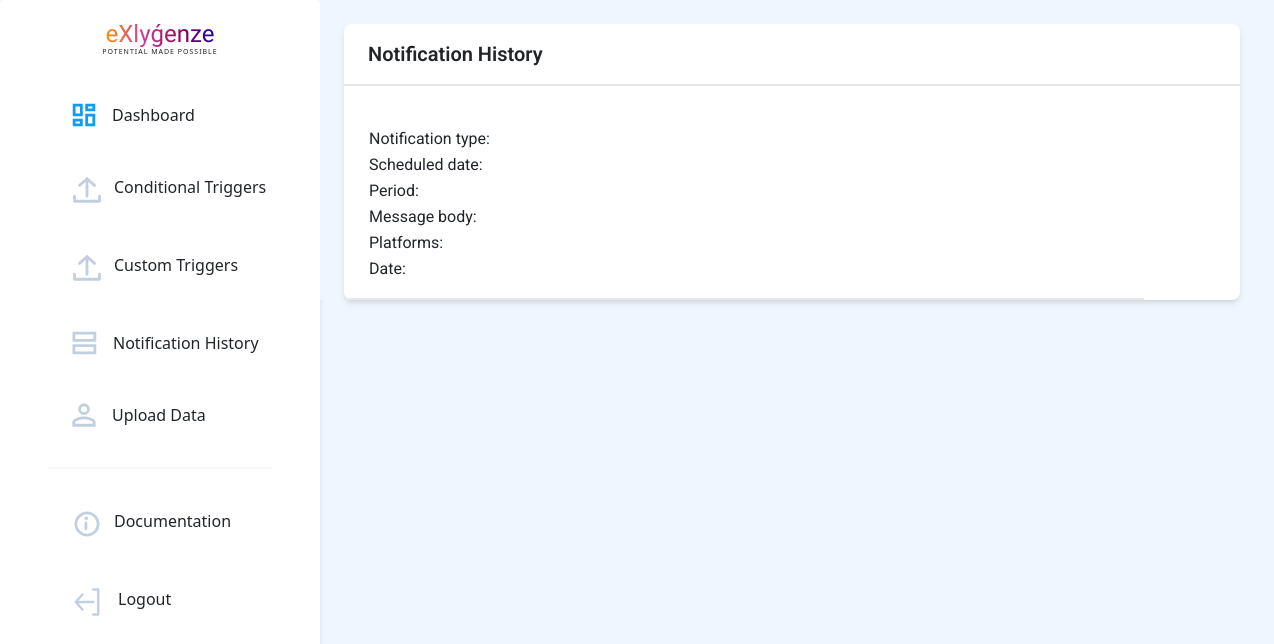
The app's page /history/12 (signed in), older data.
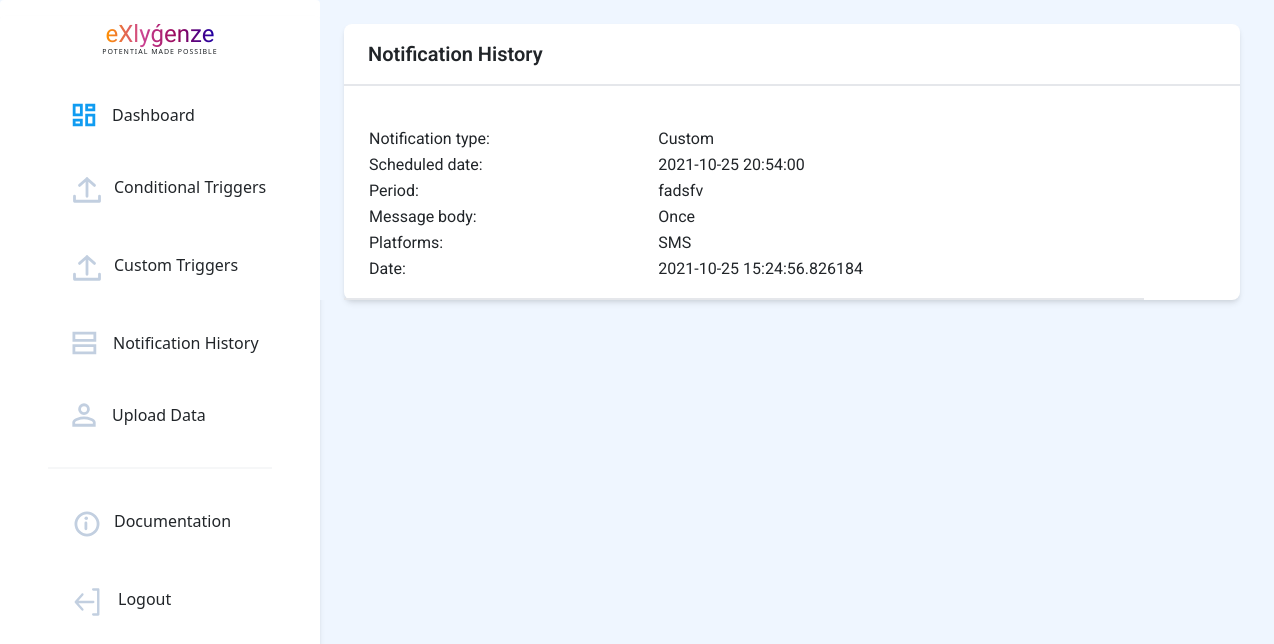
The same page, newer data.
### application/models.py (models this page shows, shortened)
class NotificationHistory(db.Model, UserMixin):
    id = db.Column(db.Integer, primary_key=True)
    type = db.Column(db.String(20),nullable=False)
    scheduled_date = db.Column(db.DateTime, default = datetime.utcnow)
    period = db.Column(db.Integer)
    message_body = db.Column(db.String(500),nullable=False)
    score = db.Column(db.String(100),default='')
    event = db.Column(db.String(100),default='')
    activity = db.Column(db.String(100),default='')
    email = db.Column(db.Boolean,default=False,nullable=False)
    whatsapp = db.Column(db.Boolean,default=False,nullable=False)
    sms = db.Column(db.Boolean,default=False,nullable=False)
    date_time = db.Column(db.DateTime,nullable = False, default = datetime.utcnow)
    user_id = db.Column(db.Integer,db.ForeignKey('user.id'),nullable=False)

### application/routes.py (the view)
@app.route('/history/<int:notif_id>')
def notification_history_id(notif_id):
    if current_user.is_authenticated:
        notif = NotificationHistory.query.get(notif_id)
        return render_template('history_id.html', notif=notif)
    else:
        return redirect(url_for('login'))

### application/models.py (called while the page is built)
@login_manager.user_loader
def load_user(user_id):
    return User.query.get(int(user_id))

### application/templates/history_id.html (shortened to what this page needs)
{% extends 'basic.html'%}
{% block body %}
<body>
    <div class="bg-blue-50 flex">
        {% include "navbar.html" %}
        <div class="flex">
            <div>
                <div class="subideabody" style="font-family: 'Roboto';">
                    <div class=" bg-blue-50 flex  ">
                        <div class="mx-4 flex-grow">
                            <br>
                            <div class=" flex flex-wrap ">
                                <div class=" bg-white max-w-4xl rounded-lg w-screen shadow-md">
                                    <div>
                                        <div class="py-3 pl-6 font-medium text-xl border-b-2 font-semibold">Notification History </div>
                                        <br>
                                        <div class="py-3 pl-6 border-b-2" style = "width:800px">
                                            <table style = "width: 100%;">
                                                <tr>
                                                    <td>Notification type: </td>
                                                    <td>{{notif.type}}</td>
                                                </tr>
                                                <tr>
                                                    <td>Scheduled date: </td>
                                                    <td>{{notif.scheduled_date}}</td>
                                                </tr>
                                                <tr>
                                                    <td>Period: </td>
                                                    <td>{{notif.message_body}}</td>
                                                </tr>
                                                <tr>
                                                    <td>Message body: </td>
                                                    <td>{{notif.period}}</td>
                                                </tr>
                                                <tr>
                                                    <td>Platforms: </td>
                                                    <td>{% if notif.whatsapp %}Whats App {% endif %}{% if notif.sms %} SMS {% endif %}{% if notif.email %} Email {% endif %}</td>
                                                </tr>
                                                <tr>
                                                    <td>Date: </td>
                                                    <td>{{notif.date_time}}</td>
                                                </tr>
                                            </table>
                                    </div>
                                    </div>
                                </div>
                            </div>
                        </div>
                    </div>
                </div>
            </div>
        </div>
    </div>
</body>
{%endblock%}

### application/templates/basic.html (shortened to what this page needs)
<!DOCTYPE html>
<html>
<head>
    <link rel = "stylesheet" href = "{{url_for('static',filename='style.css')}}">
    <link rel="stylesheet" href="https://unpkg.com/aos@next/dist/aos.css" />
    <link rel="stylesheet" href="https://use.fontawesome.com/releases/v5.7.2/css/all.css"
>
        <link href="https://cdn.jsdelivr.net/npm/bootstrap@5.0.2/dist/css/bootstrap.min.css" rel="stylesheet">
    <link rel="stylesheet" href="https://cdn.jsdelivr.net/npm/bootstrap-icons@1.3.0/font/bootstrap-icons.css" />
    <link href="https://unpkg.com/tailwindcss@^2/dist/tailwind.min.css" rel="stylesheet">
</head>
<body>
    {% block body %} {% endblock %}
</body>
</html>

### application/templates/navbar.html (shortened to what this page needs)
<head>
</head>
<nav class="hidden sm:block bg-white h-screen w-80 border-gray-400 rounded">
    <div class=" mt-3 flex flex-col justify-center bg-white w-80 border-gray-400 rounded shadow-md px-12">
        <center><span style="font-family:'Balsamiq Sans' ;font-size: 24px;font-weight: 300;background: linear-gradient(to right,rgb(255, 145, 0), rgb(204, 68, 147),rgb(150, 6, 90),rgb(31, 1, 163));-webkit-background-clip: text;background-clip:transparent;
                -webkit-text-fill-color: transparent;"><b>eXlyǵenze</b></span><BR>
                <div style="font-size: 7px;font-weight:500px;letter-spacing: 1px;transform: translate(0,-5px);">POTENTIAL MADE POSSIBLE</div></center>
        <div class="elements pt-2 mt-2 mb-28 flex flex-col justify-center">
            <a href="{{ url_for('home') }}"
                class="rounded-full flex flex-nowrap py-4 pl-6 w-60 hover:border-0 hover:bg-gray-100 hover:no-underline">
                <svg width="24" height="24" viewBox="0 0 24 24" fill="none" xmlns="http://www.w3.org/2000/svg">
                    <path
                        d="M9.35 11.85H2.15V2.15H9.35V11.85ZM9.35 21.85H2.15V17.15H9.35V21.85ZM21.85 21.85H14.65V12.15H21.85V21.85ZM14.65 6.85V2.15H21.85V6.85H14.65Z"
                        stroke="#109CF1" stroke-width="2.8" />
                </svg>
                <p class="pl-4 hover:no-underline">Dashboard</p>
            </a>
            <a href="{{ url_for('conditional_triggers') }}"
                class="rounded-full flex flex-nowrap py-4 w-60 pl-6 hover:border-0 hover:bg-gray-100 hover:no-underline">
                <p class="pl-3 no-underline">Conditional Triggers</p>
            </a>
            <a href="{{ url_for('custom') }}"
                class="rounded-full flex flex-nowrap py-4 w-60 pl-6 hover:border-0 hover:bg-gray-100 hover:no-underline">
                <p class="pl-3 no-underline">Custom Triggers</p>
            </a>
            <a href="{{ url_for('notification_history') }}"
                class="rounded-full flex flex-nowrap py-4 w-60 pl-6 hover:border-0 hover:bg-gray-100 hover:no-underline">
                <svg width="25" height="24" viewBox="0 0 25 24" fill="none" xmlns="http://www.w3.org/2000/svg">
                    <path d="M1.9 9.35V2.15H22.85V9.35H1.9ZM1.9 21.85V14.65H22.85V21.85H1.9Z" stroke="#C2CFE0"
                        stroke-width="2.8" />
                </svg>
                <p class="pl-4 no-underline">Notification History</p>
            </a>
            <a href="{{ url_for('data') }}"
                class="rounded-full flex flex-nowrap py-4 w-60 pl-6 hover:border-0 hover:bg-gray-100 mb-3 hover:no-underline"
                style="cursor:pointer;">
                <p class="pl-4 no-underline">Upload Data</p>
            </a>
            <hr class="border bg-gray-200" />
            <a href="{{ url_for('documentation') }}"
                class="rounded-full flex flex-nowrap py-4 w-60 pl-6 hover:border-0 hover:bg-gray-100 hover:no-underline mt-3">
                <p class="pl-3 no-underline">Documentation</p>
            </a>
            <a href="{{ url_for('logout') }}"
                class="side rounded-full flex flex-nowrap py-4 pl-6 w-60 hover:border-0 hover:bg-gray-100 hover:no-underline">
                <p class="pl-4 no-underline">Logout</p>
            </a>
        </div>
    </div>
</nav>

### application/templates/history_id.html (style rules this page uses)
.subideabody { font-family: 'Poppins'; background-color: #f8f8f8; }

Row changes from the older to the newer data that the page shows:
added NotificationHistory: type "Custom", scheduled_date "2021-10-25 20:54:00", message_body "fadsfv", period "Once", date_time "2021-10-25 15:24:56.826184"
Text that changed along with them:
text now shown: "SMS"
